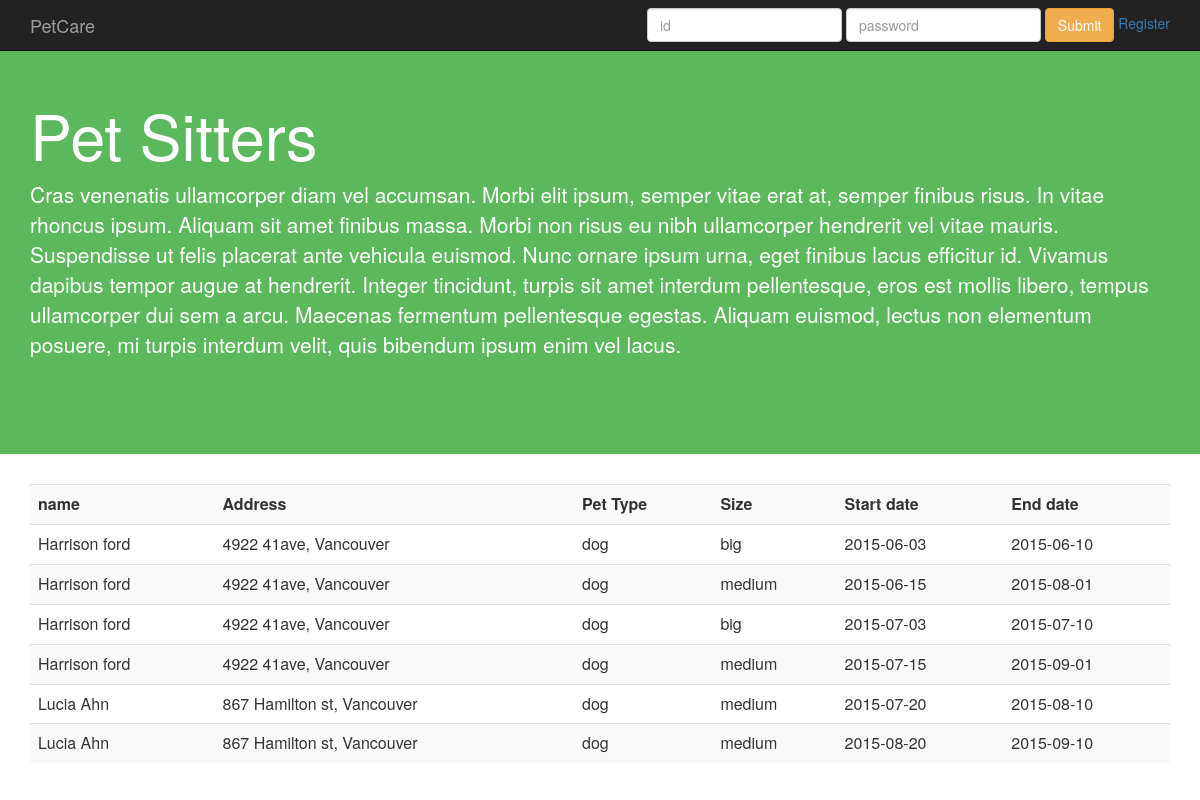
/user/sitter.php, run on the app's committed database.
### tables this page shows
CREATE TABLE SitterAvailability
(SitterID	Char(20),
 AvailabilityID 	INTEGER,
 StartDate 	DATE NOT NULL,
 EndDate 	DATE NOT NULL,
 primary key(SitterID, AvailabilityID),
 foreign key(SitterID) references PetSitter(SitterID));

CREATE TABLE User
(UserID 	CHAR(20) NOT NULL,
 Password 	CHAR(20) NOT NULL, 
 Name 		CHAR(20) NOT NULL, 
 Address 	CHAR(50) NOT NULL,
 PhoneNum 	CHAR(10) NOT NULL,
 primary key (UserID));

CREATE TABLE CanTakeCareOf
(Size 		CHAR(20) NOT NULL,
 Species 	CHAR(20) NOT NULL,
 SitterID 	Char(20),
 AvailabilityID 	INTEGER,
 primary key (SitterID,AvailabilityID),
 foreign key (SitterID,AvailabilityID) references SitterAvailability(SitterID,AvailabilityID));

### user/sitter.php (the view, shortened to what this page needs)
<?php
	function getSitterAvailability() {
		try{
			$db = new PDO("mysql:host=localhost;dbname=fantastic304;port=3306","root");
			$sql = 'SELECT Name, Address, Species, Size, StartDate, EndDate
					FROM SitterAvailability sa, PetSitter ps, User u, CanTakeCareOf c
					WHERE sa.SitterID = ps.SitterID and ps.SitterID = u.UserID and sa.SitterID = c.SitterID and sa.AvailabilityID = c.AvailabilityID
					and sa.AvailabilityID';
			echo '<table class="table table-striped">';
			echo '<th>';
			echo "name";
			echo '</th>';
			echo '<th>';
			echo "Address";
			echo '</th>';
			echo '<th>';
			echo "Pet Type";
			echo '</th>';
			echo '<th>';
			echo "Size";
			echo '</th>';
			echo '<th>';
			echo "Start date";
			echo '</th>';
			echo '<th>';
			echo "End date";
			echo '</th>';
			foreach($db->query($sql) as $row){
				echo '<tr>';
				echo '<td>';
				echo $row['Name'];
				echo '</td>';
				echo '<td>';
				echo $row['Address'];
				echo '</td>';
				echo '<td>';
				echo $row['Species'];
				echo '</td>';
				echo '<td>';
				echo $row['Size'];
				echo '</td>';
				echo '<td>';
				echo $row['StartDate'];
				echo '</td>';
				echo '<td>';
				echo $row['EndDate'];
				echo '</td>';
				echo '</tr>';
			}
			echo '</table>';
		} catch(Exception $e){
		echo "Could not connect to the database";
		exit;
		}
	}
?>
<head>
	<link rel="stylesheet" href="../bootstrap.min.css">
</head>
<body>
	<?php include '../include/header.php' ?>
	<div style="padding: 80px 0; background-color:5cb85c; !important" class="jumbotron">
  		<div class="container">
  			<h1 style="color:white">Pet Sitters</h1>
  			<p style="color:white">Cras venenatis ullamcorper diam vel accumsan. Morbi elit ipsum, semper vitae erat at, semper finibus risus. In vitae rhoncus ipsum. Aliquam sit amet finibus massa. Morbi non risus eu nibh ullamcorper hendrerit vel vitae mauris. Suspendisse ut felis placerat ante vehicula euismod. Nunc ornare ipsum urna, eget finibus lacus efficitur id. Vivamus dapibus tempor augue at hendrerit. Integer tincidunt, turpis sit amet interdum pellentesque, eros est mollis libero, tempus ullamcorper dui sem a arcu. Maecenas fermentum pellentesque egestas. Aliquam euismod, lectus non elementum posuere, mi turpis interdum velit, quis bibendum ipsum enim vel lacus.</p>
  		</div>
	</div>
	<div class="container">
		<?php getSitterAvailability(); ?>
	</div>
</body>

### data on the page
sitteravailability: user.Name "Harrison ford", user.Address "4922 41ave, Vancouver", cantakecareof.Species "dog", cantakecareof.Size "big", StartDate "2015-06-03", EndDate "2015-06-10"
sitteravailability: user.Name "Harrison ford", user.Address "4922 41ave, Vancouver", cantakecareof.Species "dog", cantakecareof.Size "medium", StartDate "2015-06-15", EndDate "2015-08-01"
sitteravailability: user.Name "Harrison ford", user.Address "4922 41ave, Vancouver", cantakecareof.Species "dog", cantakecareof.Size "big", StartDate "2015-07-03", EndDate "2015-07-10"
sitteravailability: user.Name "Harrison ford", user.Address "4922 41ave, Vancouver", cantakecareof.Species "dog", cantakecareof.Size "medium", StartDate "2015-07-15", EndDate "2015-09-01"
sitteravailability: user.Name "Lucia Ahn", user.Address "867 Hamilton st, Vancouver", cantakecareof.Species "dog", cantakecareof.Size "medium", StartDate "2015-07-20", EndDate "2015-08-10"
sitteravailability: user.Name "Lucia Ahn", user.Address "867 Hamilton st, Vancouver", cantakecareof.Species "dog", cantakecareof.Size "medium", StartDate "2015-08-20", EndDate "2015-09-10"
